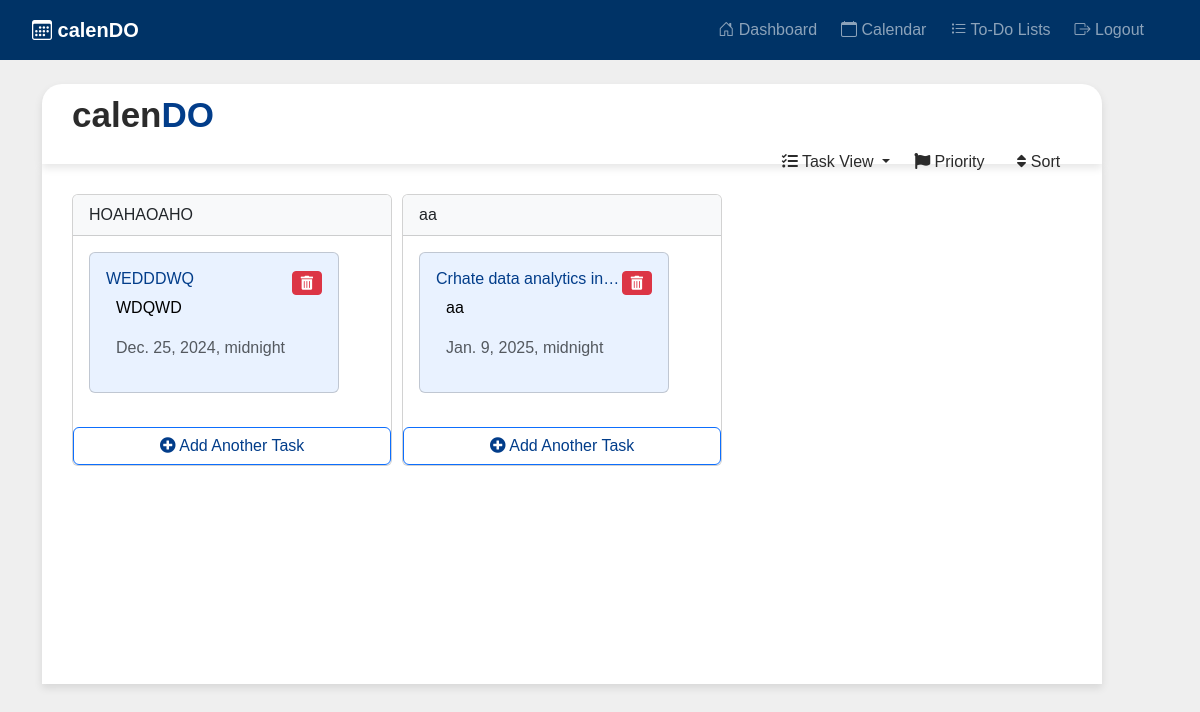
/todo/ (signed in), run on the app's committed database.
### calendo/models.py (models this page shows, shortened)
class Task(models.Model):
    user = models.ForeignKey(User, on_delete=models.CASCADE, null=True, blank=True)
    task_name = models.CharField(max_length=200)
    description = models.TextField(null=True, blank=True)
    status = models.BooleanField(default=False)
    section = models.CharField(max_length=200, null=True, blank=True)
    priority = models.CharField(max_length=200, null=True, blank=True)
    due_date = models.DateTimeField(null=True, blank=True)
    created = models.DateTimeField(auto_now_add=True)
    class Meta:
        ordering = ['status']

### calendo/views.py (the view)
# urls.py: path('todo/', views.todo_index, name='todo_index'),
@login_required(login_url='login')
def todo_index(request):
    tasks = Task.objects.filter(user=request.user)
    sections_and_tasks = {}
    for task in tasks:
        if task.section not in sections_and_tasks:
            sections_and_tasks[task.section] = []
        sections_and_tasks[task.section].append(task)
    return render(request, 'todo/todo-index.html', {'sections_and_tasks': sections_and_tasks})

### templates/todo/todo-index.html (shortened to what this page needs)
<head>
    <link rel="stylesheet" href="https://cdnjs.cloudflare.com/ajax/libs/font-awesome/6.0.0-beta3/css/all.min.css">
    <link rel="stylesheet" href="https://cdn.jsdelivr.net/npm/bootstrap@5.3.0-alpha1/dist/css/bootstrap.min.css">
</head>
{% extends "partials/base.html" %}
{% block content %}
<div class="container mt-4 animate__animated animate__fadeIn">
    <div class="sticky-header">
        <h1 class="text-primary calendo"><span class="calen">calen</span><span class="do">DO</span></h1>
        <div class="d-flex justify-content-end mb-1">
            <button class="btn dropdown-toggle no-border-btn" type="button" id="taskViewDropdown" data-bs-toggle="dropdown" aria-expanded="false">
                <i class="fas fa-tasks"></i> Task View
            </button>
            <button class="btn no-border-btn me-2" data-bs-toggle="modal" data-bs-target="#priorityModal">
                <i class="fas fa-flag"></i> Priority
            </button>
            <button class="btn no-border-btn" data-bs-toggle="modal" data-bs-target="#sortModal">
                <i class="fas fa-sort"></i> Sort
            </button>
        </div>
    </div>
    <div class="task-container">
        <div class="d-flex flex-row">
            {% if sections_and_tasks %}
                {% for section, tasks in sections_and_tasks.items %}
                <div class="section-container">
                    <div class="card">
                        <div class="card-header bg-light">{{ section }}</div>
                        <div class="card-body tasks-wrapper">
                            {% for task in tasks %}
                            <div class="card mb-2 task-card" data-task-id="{{ task.id }}" data-task-priority="{{ task.priority }}" data-task-due-date="{{ task.due_date }}">
                                <div class="card-body">
                                    <div class="d-flex align-items-center">
                                        <h5 class="card-title task-title">{{ task.task_name }}</h5>
                                        <button class="btn btn-danger btn-sm ms-auto delete-task-btn" data-task-id="{{ task.id }}" data-bs-toggle="modal" data-bs-target="#deleteTaskModal">
                                            <i class="fas fa-trash-alt"></i>
                                        </button>
                                    </div>
                                    <div class="task-content">
                                        <p class="card-text task-text">{{ task.description }}</p>
                                        <p class="text-muted task-date">{{ task.due_date }}</p>
                                    </div>
                                </div>
                            </div>
                            {% endfor %}
                        </div>
                        <div class="add-task-container">
                            <button class="btn btn-outline-primary w-100 add-task-btn" data-bs-toggle="modal" data-bs-target="#addTaskModal">
                                <i class="fas fa-plus-circle"></i> Add Another Task
                            </button>
                        </div>
                    </div>
                </div>
                {% endfor %}
            {% endif %}
        </div>
    </div>
</div>
{% endblock %}

### static/css/style.css (style rules this page uses)
body { font-family: Arial, sans-serif; margin: 0; background-color: #f5f5f5; }

### templates/todo/todo-index.html (style rules this page uses)
* { margin: 0; padding: 0; box-sizing: border-box; font-family: Arial, sans-serif; }
body { background-color: #EFEFEF; }
.calen { color: #2B2B2B; }
.do { color: #023D8A; }
.calendo { font-size: 35px; font-weight: bold; }
.task-card { background-color: #E9F2FF; color: #023D8A; width: 250px; margin-right: 10px; word-wrap: break-word; overflow-wrap: break-word; overflow: hidden; transition: transform 0.3s, box-shadow 0.3s; }
.task-title { color: #023D8A; display: block; align-items: center; word-wrap: break-word; overflow-wrap: break-word; font-size: 16px; white-space: nowrap; overflow: hidden; text-overflow: ellipsis; width: 100%; }
.task-content { display: flex; flex-direction: column; margin-left: 10px; word-wrap: break-word; overflow-wrap: break-word; }
.task-text { color: black; word-wrap: break-word; overflow-wrap: break-word; }
.task-date { color: #023D8A; }
.add-task-btn { color: #023D8A; transition: background-color 0.3s, color 0.3s; }
.no-border-btn { border: none; background: none; color: #2B2B2B; transition: color 0.3s; }
.task-container { background-color: #ffffff; padding: 30px; box-shadow: 0 4px 8px rgba(0, 0, 0, 0.1); overflow-x: auto; overflow-y: hidden; white-space: nowrap; width: 95%; height: 65%; display: flex; flex-direction: column; position: relative; }
.sticky-header { position: sticky; top: 0; background-color: #ffffff; z-index: 1000; padding: 10px 30px; border-top-left-radius: 20px; border-top-right-radius: 20px; width: 95%; height: 10%; box-shadow: 0 4px 8px rgba(0, 0, 0, 0.1); }
.section-container { display: inline-block; vertical-align: top; width: 320px; margin-right: 10px; transition: transform 0.3s, box-shadow 0.3s; }
.tasks-wrapper { max-height: 230px; overflow-y: auto; overflow-x: hidden; }
.add-task-container { margin-top: 10px; }

### data on the page
Task: section "HOAHAOAHO", task_name "WEDDDWQ", description "WDQWD", due_date "Dec. 25, 2024, midnight"
Task: section "aa", task_name "Crhate data analytics in…", description "aa", due_date "Jan. 9, 2025, midnight"
